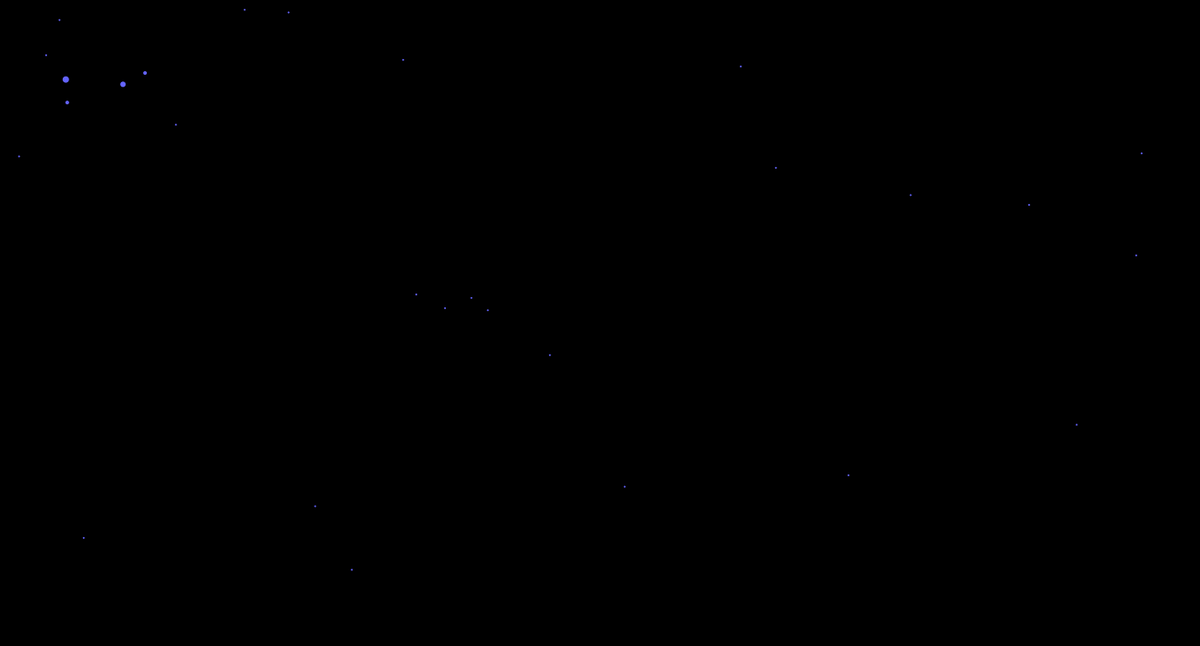
Frame 1 (no input)
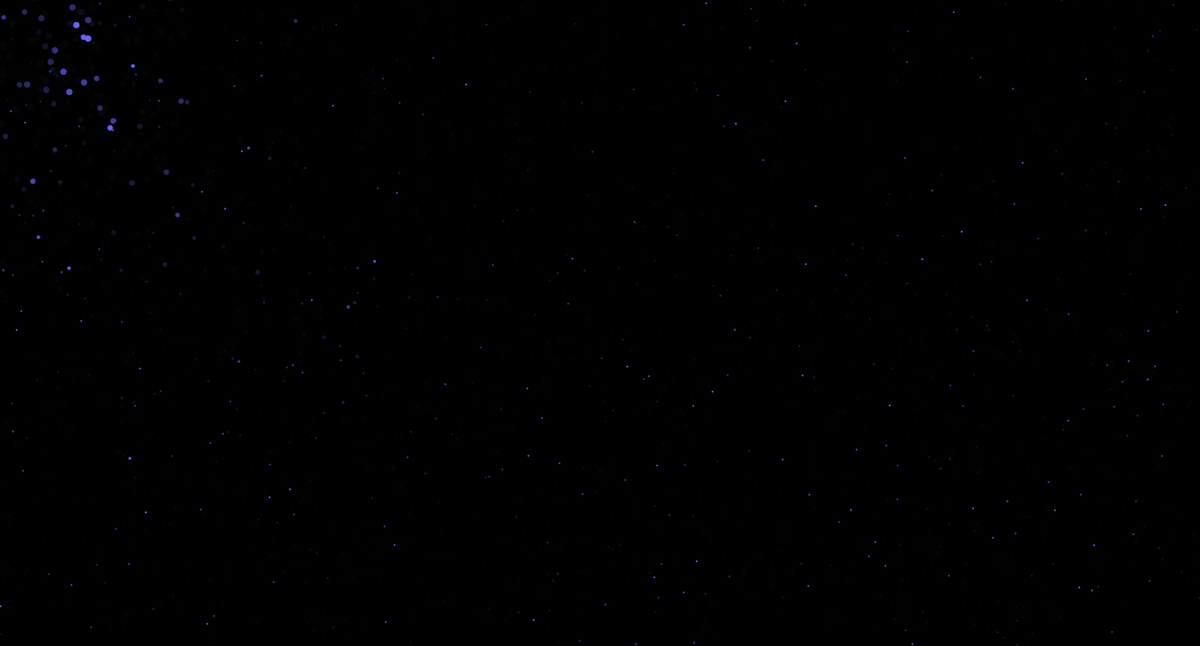
Frame 60 (the mouse pressed at the canvas centre just before this capture)
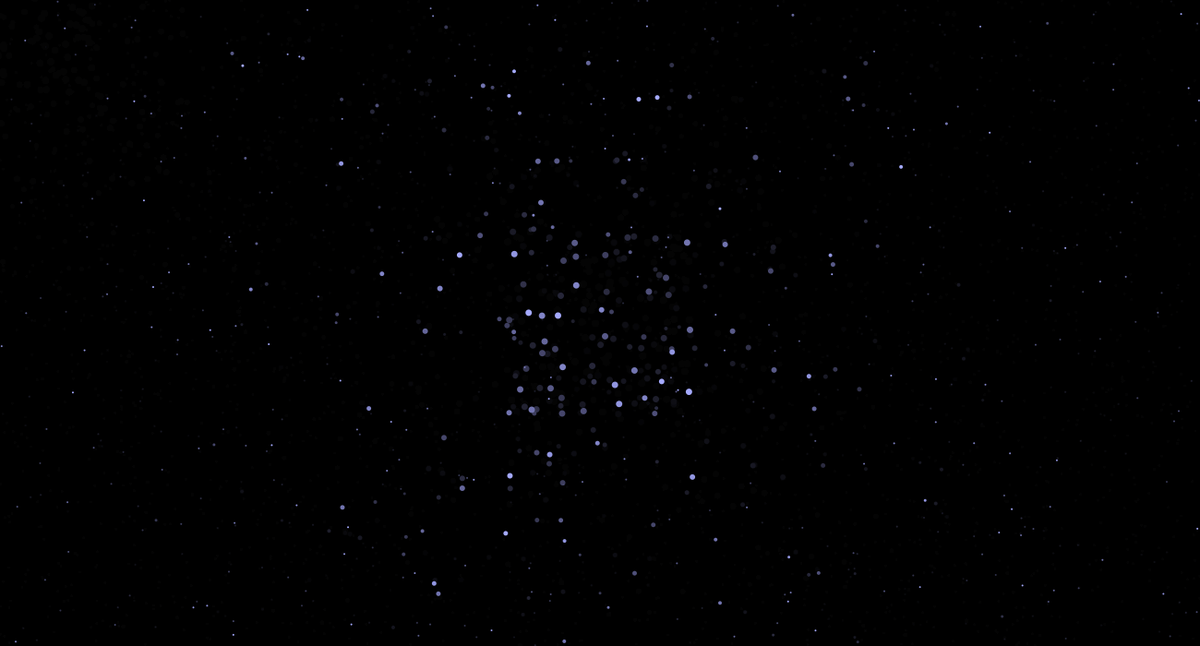
Frame 120 (the mouse held since frame 60 and released just before this capture)

The Processing sketch that drew these frames (run headless with seeded random() and noise(); from frame 60 on, the mouse is pressed at the canvas centre):

// Processing sketch: processing_141150
// ── processing_141150.pde

void setup()
{
  size( 1300, 700 );
  background(0,0,0);
  smooth();
  frameRate(60);
}
 
void draw()
{
  noCursor();
  noStroke();
  fill(0,0,0,30);
  rect(0,0,1330,700);
  fill(100+mouseX/10,100+mouseY/5,255);
  ellipse(random(0,1300),random(0,700),2,2);
  ellipse(random(0,1300),random(0,700),2,2);
  ellipse(random(0,1300),random(0,700),2,2);
  ellipse(random(0,1300),random(0,700),2,2);
  ellipse(random(0,1300),random(0,700),2,2);
  ellipse(random(0,1300),random(0,700),2,2);
  ellipse(random(0,1300),random(0,700),2,2);
  ellipse(random(0,1300),random(0,700),2,2);
  ellipse(random(0,1300),random(0,700),2,2);
  ellipse(random(0,1300),random(0,700),2,2);
  ellipse(random(0,1300),random(0,700),2,2);
  ellipse(random(0,1300),random(0,700),2,2);
  ellipse(random(0,1300),random(0,700),2,2);
  ellipse(random(0,1300),random(0,700),2,2);
  ellipse(random(0,1300),random(0,700),2,2);
  ellipse(random(0,1300),random(0,700),2,2);
  ellipse(random(0,1300),random(0,700),2,2);
  ellipse(random(0,1300),random(0,700),2,2);
  ellipse(random(0,1300),random(0,700),2,2);
  ellipse(random(0,1300),random(0,700),2,2);
  ellipse(random(0,1300),random(0,700),2,2);
  ellipse(random(0,1300),random(0,700),2,2);
  ellipse(random(0,1300),random(0,700),2,2);
  ellipse(random(0,1300),random(0,700),2,2);
  ellipse(mouseX+(random(-500, 500)),mouseY+(random(-500, 500)),3,3);
  ellipse(mouseX+(random(-500, 500)),mouseY+(random(-500, 500)),3,3);
  ellipse(mouseX+(random(-500, 500)),mouseY+(random(-500, 500)),3,3);
  ellipse(mouseX+(random(-400, 400)),mouseY+(random(-400, 400)),4,4);
  ellipse(mouseX+(random(-400, 400)),mouseY+(random(-400, 400)),4,4);
  ellipse(mouseX+(random(-400, 400)),mouseY+(random(-400, 400)),4,4);
  ellipse(mouseX+(random(-300, 300)),mouseY+(random(-300, 300)),5,5);
  ellipse(mouseX+(random(-300, 300)),mouseY+(random(-300, 300)),5,5);
  ellipse(mouseX+(random(-300, 300)),mouseY+(random(-300, 300)),5,5);
  ellipse(mouseX+(random(-200, 200)),mouseY+(random(-200, 200)),6,6);
  ellipse(mouseX+(random(-200, 200)),mouseY+(random(-200, 200)),6,6);
  ellipse(mouseX+(random(-200, 200)),mouseY+(random(-200, 200)),6,6);
  ellipse(mouseX+(random(-100, 100)),mouseY+(random(-100, 100)),7,7);
  ellipse(mouseX+(random(-100, 100)),mouseY+(random(-100, 100)),7,7);
  ellipse(mouseX+(random(-100, 100)),mouseY+(random(-100, 100)),7,7);
}
